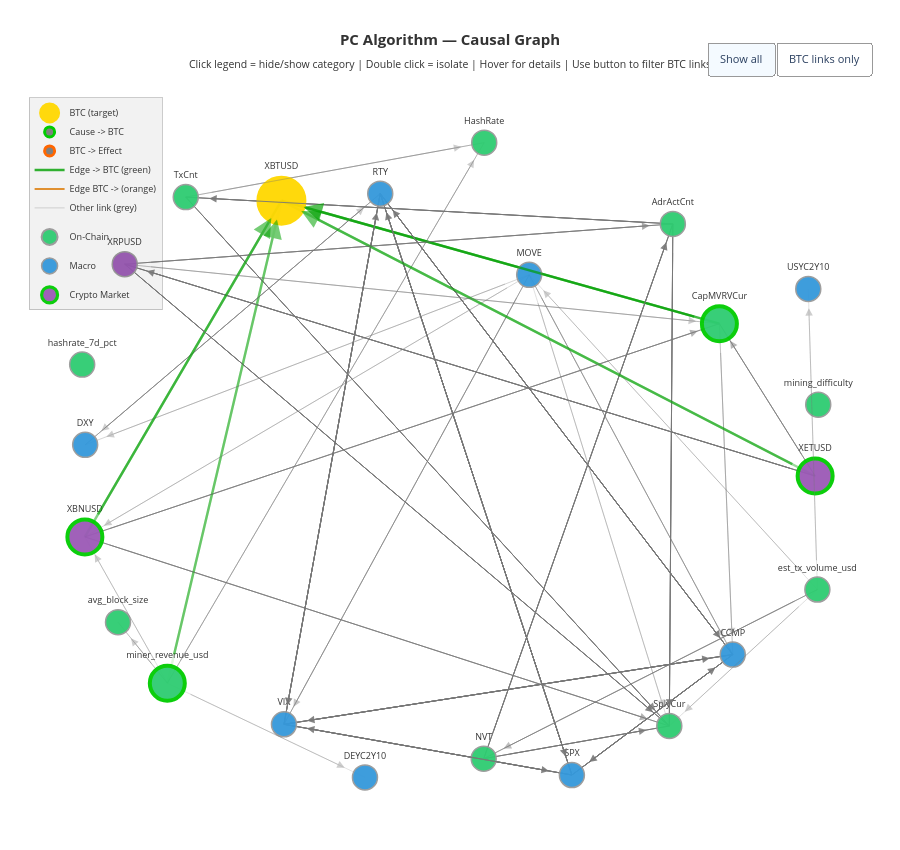

Here is the notebook cell this chart was saved with:
### Code cell
import plotly.graph_objects as go
import networkx as nx
import numpy as np

CATEGORY_MAP = {
    'HashRate': 'On-Chain', 'mining_difficulty': 'On-Chain',
    'miner_revenue_usd': 'On-Chain', 'hashrate_7d_pct': 'On-Chain',
    'AdrActCnt': 'On-Chain', 'TxCnt': 'On-Chain', 'TxTfrCnt': 'On-Chain',
    'est_tx_volume_usd': 'On-Chain', 'avg_block_size': 'On-Chain',
    'tx_fees_usd': 'On-Chain', 'CapMVRVCur': 'On-Chain', 'NVT': 'On-Chain',
    'NVT_Signal': 'On-Chain', 'SplyCur': 'On-Chain',
    'VIX Index': 'Macro', 'MOVE Index': 'Macro', 'DXY Curncy': 'Macro',
    'XAU Curncy': 'Macro', 'SPX Index': 'Macro', 'CCMP Index': 'Macro',
    'RTY Index': 'Macro', 'USYC2Y10 Index': 'Macro', 'DEYC2Y10 Index': 'Macro',
    'M2 Index': 'Macro', 'FARBAST Index': 'Macro',
    'TFC2RLFS Index': 'Macro', 'CFC5ROIN Index': 'Macro',
    'fear_and_greed': 'Sentiment', 'total_stablecoin_mcap': 'Sentiment',
    'btc_balance_on_exchanges': 'Sentiment', 'btc_dominance_proxy': 'Sentiment',
    'Bitcoin': 'Sentiment', 'Coinbase': 'Sentiment',
    'BlackRock Bitcoin': 'Sentiment', 'Buy Bitcoin': 'Sentiment',
    'XETUSD Curncy': 'Crypto Market', 'XBNUSD Curncy': 'Crypto Market',
    'XRPUSD Curncy': 'Crypto Market',
    'XBTUSD Curncy': 'BTC (target)',
}
CATEGORY_COLORS = {
    'BTC (target)': '#FFD700', 'On-Chain': '#2ecc71',
    'Macro': '#3498db', 'Sentiment': '#e74c3c', 'Crypto Market': '#9b59b6',
}
def get_category(ticker):
    return CATEGORY_MAP.get(ticker, 'Other')


def plot_dag_arrows(adj_matrix, nodes, df_returns, causes, effets, target_ticker):

    G = nx.DiGraph()
    for n in nodes:
        G.add_node(n)
    for i in range(len(nodes)):
        for j in range(len(nodes)):
            if adj_matrix[i, j] == -1:
                G.add_edge(nodes[j], nodes[i])

    # Nœuds directement connectés à BTC
    btc_neighbors = set(G.predecessors(target_ticker)) | set(G.successors(target_ticker))
    btc_neighbors.add(target_ticker)

    pos = nx.spring_layout(G, seed=42, k=2.5)
    # pos[target_ticker] = np.array([0.0, 1.2])
    corr_matrix = np.abs(np.corrcoef(df_returns.values.T))

    all_traces = []
    arrows_all = []      # toutes les flèches
    arrows_btc_only = []  # flèches connectées à BTC seulement

    # Track visibility per trace
    vis_all = []       # visibility quand "Show all"
    vis_btc_only = []  # visibility quand "BTC links only"

    for u, v in G.edges():
        x0, y0 = pos[u]
        x1, y1 = pos[v]
        idx_u = nodes.index(u) if u in nodes else -1
        idx_v = nodes.index(v) if v in nodes else -1
        weight = corr_matrix[idx_u, idx_v] if idx_u >= 0 and idx_v >= 0 else 0.3
        alpha = max(0.1, min(1.0, weight * 1.5))
        cat_u, cat_v = get_category(u), get_category(v)

        is_btc_edge = (u == target_ticker or v == target_ticker)

        if v == target_ticker:
            rgba  = f"rgba(0, 160, 0, {alpha})"
            solid = f"rgba(0, 160, 0, {max(alpha, 0.6)})"
            width = 2.5
        elif u == target_ticker:
            rgba  = f"rgba(220, 120, 0, {alpha})"
            solid = f"rgba(220, 120, 0, {max(alpha, 0.6)})"
            width = 2.0
        else:
            rgba  = f"rgba(120, 120, 120, {alpha})"
            solid = f"rgba(120, 120, 120, {max(alpha, 0.4)})"
            width = 1.0

        if cat_u == "BTC (target)":
            edge_groups = [cat_v]
        elif cat_v == "BTC (target)":
            edge_groups = [cat_u]
        else:
            edge_groups = [cat_u, cat_v]

        for grp in edge_groups:
            all_traces.append(go.Scatter(
                x=[x0, x1, None], y=[y0, y1, None],
                mode='lines', line=dict(width=width, color=rgba),
                hoverinfo='none', showlegend=False, legendgroup=grp,
            ))
            vis_all.append(True)
            vis_btc_only.append(is_btc_edge)

        # Arrow
        dx, dy = x1 - x0, y1 - y0
        length = np.sqrt(dx**2 + dy**2)
        if length > 0:
            shrink = 0.06
            arrow = dict(
                x=x1 - (dx/length)*shrink, y=y1 - (dy/length)*shrink,
                ax=x0 + (dx/length)*shrink, ay=y0 + (dy/length)*shrink,
                xref='x', yref='y', axref='x', ayref='y',
                showarrow=True, arrowhead=2, arrowsize=1.5,
                arrowwidth=width, arrowcolor=solid, opacity=0.9,
            )
            arrows_all.append(arrow)
            if is_btc_edge:
                arrows_btc_only.append(arrow)

    # --- NODES ---
    for cat, color in CATEGORY_COLORS.items():
        cat_nodes = [n for n in G.nodes() if get_category(n) == cat]
        if not cat_nodes:
            continue
        cx, cy, csizes, ctext, chover, cborders, cborder_w = [], [], [], [], [], [], []
        for node in cat_nodes:
            x, y = pos[node]
            cx.append(x); cy.append(y)
            in_e = list(G.predecessors(node))
            out_e = list(G.successors(node))
            chover.append(
                f"<b>{node}</b><br>"
                f"Category : {cat}<br>"
                f"Receives from : {len(in_e)} nodes<br>"
                f"Sends to : {len(out_e)} nodes<br>"
                f"Connections : {', '.join(in_e + out_e) if in_e + out_e else 'none'}"
            )
            ctext.append(node.replace(" Index", "").replace(" Curncy", ""))
            if node == target_ticker:
                csizes.append(45); cborders.append("#FFD700"); cborder_w.append(5)
            elif node in causes:
                csizes.append(35); cborders.append("#00CC00"); cborder_w.append(4)
            elif node in effets:
                csizes.append(35); cborders.append("#FF6600"); cborder_w.append(4)
            elif node in bidirect:
                csizes.append(35); cborders.append("#CC00CC"); cborder_w.append(4)
            else:
                csizes.append(25); cborders.append("#999999"); cborder_w.append(1.5)

        # Est-ce que cette catégorie a au moins 1 nœud connecté à BTC ?
        has_btc_node = any(n in btc_neighbors for n in cat_nodes)

        lg = '_noclick' if cat == "BTC (target)" else cat
        all_traces.append(go.Scatter(
            x=cx, y=cy, mode='markers+text', name=cat,
            text=ctext, textposition='top center',
            textfont=dict(size=9, color='#333333'),
            hovertext=chover, hoverinfo='text',
            marker=dict(size=csizes, color=color,
                        line=dict(color=cborders, width=cborder_w), opacity=0.95),
            legendgroup=lg, showlegend=True,
        ))
        vis_all.append(True)
        # Pour BTC-only : montrer BTC toujours, et les catégories qui ont des voisins BTC
        vis_btc_only.append(True if cat == "BTC (target)" or has_btc_node else False)

    # --- LEGEND ROLES ---
    for trace in [
        go.Scatter(x=[None], y=[None], mode='markers',
                   marker=dict(size=10, color='gray', line=dict(color='#00CC00', width=3)),
                   name='Cause -> BTC', showlegend=True, legendgroup='_noclick'),
        go.Scatter(x=[None], y=[None], mode='markers',
                   marker=dict(size=10, color='gray', line=dict(color='#FF6600', width=3)),
                   name='BTC -> Effect', showlegend=True, legendgroup='_noclick'),
        go.Scatter(x=[None], y=[None], mode='lines',
                   line=dict(color='rgba(0,160,0,0.8)', width=2.5),
                   name='Edge -> BTC (green)', showlegend=True, legendgroup='_noclick'),
        go.Scatter(x=[None], y=[None], mode='lines',
                   line=dict(color='rgba(220,120,0,0.8)', width=2),
                   name='Edge BTC -> (orange)', showlegend=True, legendgroup='_noclick'),
        go.Scatter(x=[None], y=[None], mode='lines',
                   line=dict(color='rgba(120,120,120,0.3)', width=1),
                   name='Other link (grey)', showlegend=True, legendgroup='_noclick'),
    ]:
        all_traces.append(trace)
        vis_all.append(True)
        vis_btc_only.append(True)

    fig = go.Figure(
        data=all_traces,
        layout=go.Layout(
            title=dict(
                text=("<b>PC Algorithm — Causal Graph</b><br>"
                      "<sub>Click legend = hide/show category | "
                      "Double click = isolate | Hover for details | "
                      "Use button to filter BTC links</sub>"),
                font=dict(size=15, color='#333333'), x=0.5),
            paper_bgcolor='white', plot_bgcolor='white', showlegend=True,
            legend=dict(bgcolor='rgba(0,0,0,0.05)', bordercolor='rgba(0,0,0,0.2)',
                        borderwidth=1, font=dict(color='#333333', size=9),
                        x=0.01, y=0.99, groupclick='togglegroup'),
            hovermode='closest',
            xaxis=dict(showgrid=False, zeroline=False, showticklabels=False),
            yaxis=dict(showgrid=False, zeroline=False, showticklabels=False),
            margin=dict(l=20, r=20, t=90, b=20), height=850,
            annotations=arrows_all,
            updatemenus=[dict(
                type="buttons",
                direction="left",
                x=0.99, y=1.02,
                xanchor="right", yanchor="bottom",
                buttons=[
                    dict(
                        label="Show all",
                        method="update",
                        args=[{"visible": vis_all},
                              {"annotations": arrows_all}],
                    ),
                    dict(
                        label="BTC links only",
                        method="update",
                        args=[{"visible": vis_btc_only},
                              {"annotations": arrows_btc_only}],
                    ),
                ],
                bgcolor="white",
                bordercolor="#999",
                font=dict(size=11),
            )],
        )
    )
    import webbrowser, os
    filepath = os.path.abspath("causal_graph_arrows.html")
    fig.write_html(filepath, include_plotlyjs=True)
    webbrowser.open("file://" + filepath)
    fig.show()

plot_dag_arrows(cg.G.graph, node_names, df_returns, causes, effets, target_ticker)
